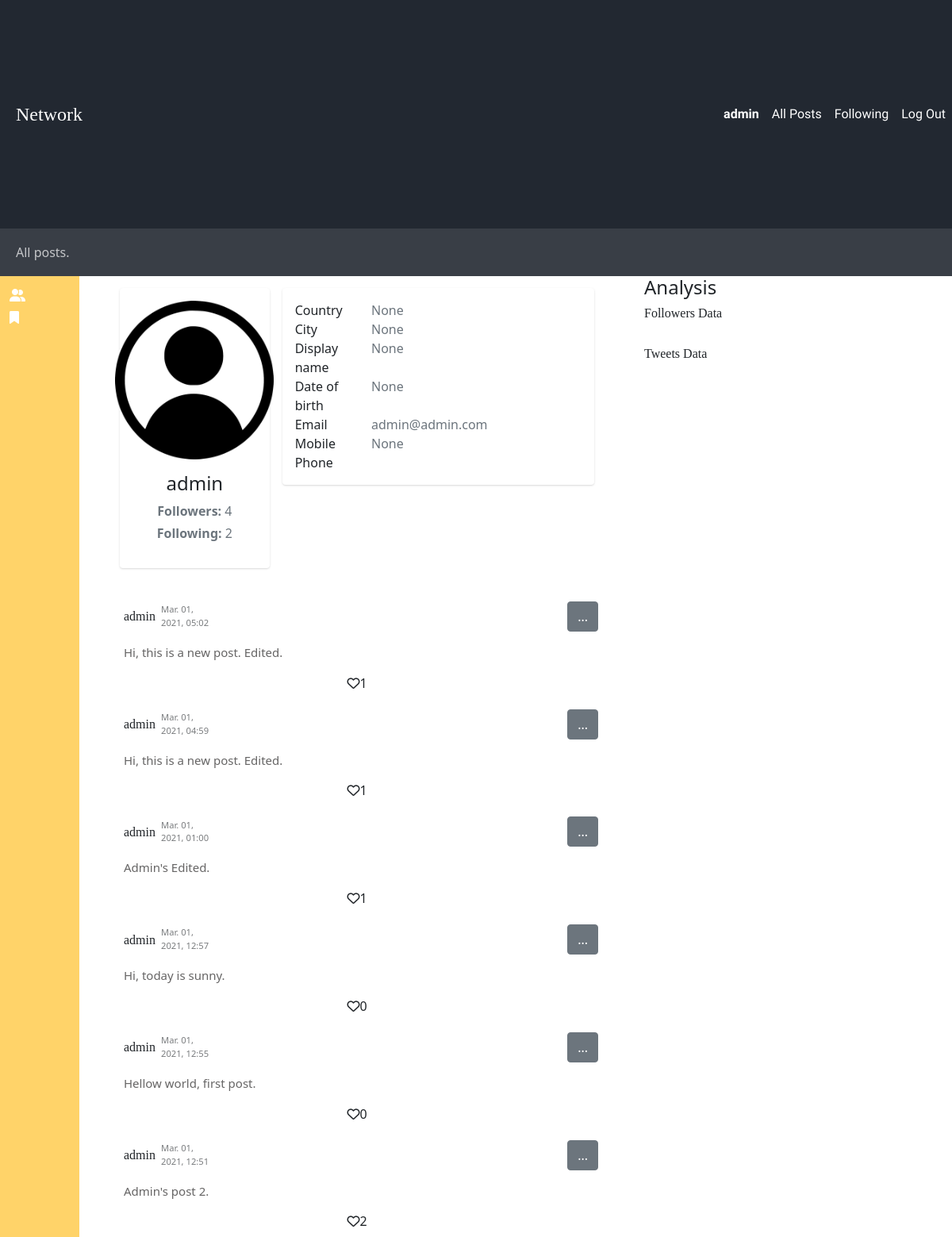
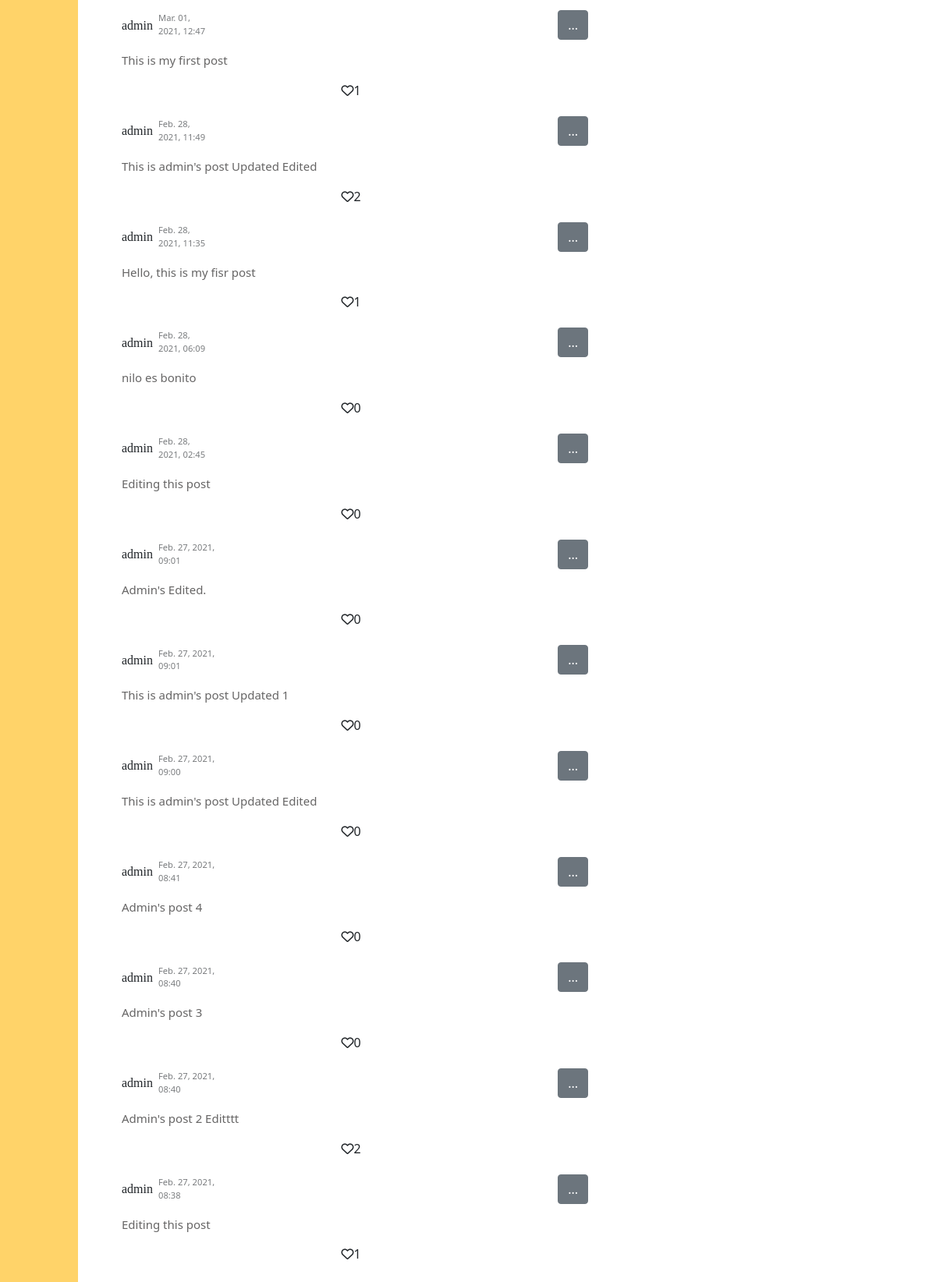
Page /profile_page/admin/ (signed in) on the committed database (2 pictures, top to bottom).
### network/models.py (models this page shows, shortened)
class User(AbstractUser):
    username = models.CharField(max_length=24, unique=True)
    display_name = models.CharField(max_length=30, verbose_name=_("Display name"), help_text=_("Will be shown .."), blank=True, null=True)
    date_of_birth = models.DateField(verbose_name=_("Date of birth"), blank=True, null=True)
    address1 = models.CharField(verbose_name=_("Address 1"), max_length=1024, blank=True, null=True)
    city = models.CharField(verbose_name=_("City"), max_length=1023, blank=True, null=True)
    country = CountryField(blank=True, null=True)
    email = models.EmailField(unique=True)
    phone_regex = RegexValidator(regex=r"^\+(?:[0-9]●?){6,14}[0-9]$", message=_("Enter a valid international mobile phone number starting with +(country code)"))
    mobile_phone = models.CharField(validators=[phone_regex], verbose_name=_("Mobile phone"), max_length=17, blank=True, null=True)
    photo = models.ImageField(verbose_name=_("Photo"), upload_to="images", default=os.path.join(settings.MEDIA_ROOT, "images","profile_default_image.png"))
    class Meta:
        ordering = ['last_name']
    def __str__ (self):
        return f"{self.username}"

class Tweet(models.Model):
    user = models.ForeignKey(User, on_delete=models.CASCADE, related_name="tweets", blank=False)
    username = models.CharField(max_length=24, blank=True, null=True )
    content = models.CharField(max_length=250, blank=True)
    updated = models.DateTimeField(auto_now=True)
    datetime = models.DateTimeField(default=datetime.now, blank=True)  #By passing in the function without parenthesis we telling the model to run this every time a new model is created
    likes = models.IntegerField(default=0)
    class Meta:
        ordering = ["-datetime"]

### network/views.py (the view)
# urls.py: path('profile_page/<str:username>/', views.profile_view, name="profile_page"),
def profile_view(request, username):
    print(username)
    user = User.objects.get(username=username)
    tweets = user.tweets.all()
    tweet_serializer = TweetSerializer(tweets, many=True)
    user_serializer = UserSerializer(user)
    print(request.user.is_authenticated)
    check = any(item in User.objects.get(username=request.user).following.all() for item in user.follower.all())
    if (check is True):
        follow_status = True
    else:
        follow_status = False
    return render(request, "network/user_profile.html", {
        "my_user":user_serializer.data,
        "tweets": tweet_serializer.data,
        "my_user_str": str(request.user),
        "follow": follow_status
    })

### network/models.py (called while the page is built)
    def __str__(self):
        return f"Following: {self.following.username}, Follower: {self.follower.username}"

### network/templates/network/user_profile.html (shortened to what this page needs)
{% extends "network/layout.html" %}
{% load static %}
{% block profile %}
<div class="container-fluid">
    <div class="main-body">
        <div class="row gutters-sm">
            <div class="col-md-4 mb-3">
                <div class="card">
                    <div class="card-body">
                        <div class="d-flex flex-column align-items-center text-center">
                            <img width="200px" src="{{my_user.photo}}" alt="">
                            <div class="mt-3">
                                <h4 id="profile_username">{{my_user.username}}</h4>
                                <p class="text-secondary mb-1"><b>Followers: </b>{{my_user.follower|length}}</p>
                                <p class="text-muted font-size-sm"><b>Following: </b>{{my_user.following|length}}</p>
                            </div>
                        </div>
                    </div>
                </div>
            </div>
            <div class="col-md-8 details">
                <div class="card mb-3">
                    <div class="card-body">
                        <div class="row">
                            <div class="col-sm-3">
                                <div class="mb-0">Country</div>
                            </div>
                            <div class="col-sm-9 text-secondary">{{my_user.country}}</div>
                        </div>
                        <div class="row">
                            <div class="col-sm-3">
                                <div class="mb-0">City</div>
                            </div>
                            <div class="col-sm-9 text-secondary">{{my_user.city}}</div>
                        </div>
                        <div class="row">
                            <div class="col-sm-3">
                                <div class="mb-0">Display name</div>
                            </div>
                            <div class="col-sm-9 text-secondary">{{my_user.display_name}}</div>
                        </div>
                        <div class="row">
                            <div class="col-sm-3">
                                <div class="mb-0">Date of birth</div>
                            </div>
                            <div class="col-sm-9 text-secondary">{{my_user.date_of_birth}}</div>
                        </div>
                        <div class="row">
                            <div class="col-sm-3">
                                <div class="mb-0">Email</div>
                            </div>
                            <div class="col-sm-9 text-secondary">{{my_user.email}}</div>
                        </div>
                        <div class="row">
                            <div class="col-sm-3">
                                <div class="mb-0">Mobile Phone</div>
                            </div>
                            <div class="col-sm-9 text-secondary">{{my_user.mobile_phone}}</div>
                        </div>
                    </div>
                </div>
            </div>
        </div>
    </div>
</div>
<div class="container-fluid">
    {% for tweet in tweets %}
        <div class="display-tweet">
            <span class="far fa-my_user fa-2x tweet-icon"></span>
            <div class="tweet-content">
                <div class="d-flex align-items-center bd-highlight mb-3 subheader-flex" >
                    <h6 style="margin: 0px; padding:0px" >{{tweet.username}}</h6>
                    <p  style="margin: 0px; padding:0px 7px; font-size:0.7rem; opacity:0.6;">{{tweet.datetime}}</p>
                    <button  class="btn btn-secondary btn-edit" type="button">...</button>
                </div>
                <p>{{tweet.content}}</p>
            </div>
            <div class="d-flex icons-section">
                <i class="far fa-heart"></i>
                <div>{{tweet.likes}}</div>
            </div>
        </div>
      {% endfor %}
    </div>
<link rel="stylesheet" href="{% static 'network/profile_style.css' %}">
{% endblock %}

### network/templates/network/layout.html (shortened to what this page needs)
{% load static %}
<!DOCTYPE html>
<html lang="en">
    <head>
        <link href="https://cdn.jsdelivr.net/npm/bootstrap@5.0.0-beta2/dist/css/bootstrap.min.css" rel="stylesheet">
        <link href="{% static 'network/index_styles.css' %}" rel="stylesheet" type="text/css">
    </head>
    <body>
        <div class="body-container">
            <nav class="navbar navbar-expand-lg ">
                <a class="navbar-brand" href="#">Network</a>
                  <div class="collapse navbar-collapse justify-content-end" id="navbarNavDropdown">
                  <ul class="navbar-nav mr-auto">
                    {% if user.is_authenticated %}
                        <li class="nav-item">
                            <a class="nav-link" href="#" id="username"><strong>{{ user.username }}</strong></a>
                        </li>
                    {% endif %}
                    <li class="nav-item">
                      <a class="nav-link" href="{% url 'index' %}">All Posts</a>
                    </li>
                    {% if user.is_authenticated %}
                        <li class="nav-item">
                            <a id="following-btn" class="nav-link" href="{% url 'following' %}">Following</a>
                        </li>
                        <li class="nav-item">
                            <a class="nav-link" href="{% url 'logout' %}">Log Out</a>
                        </li>
                    {% endif %}
                  </ul>
                </div>
              </nav>
            <div class="content">
                <div class="container-fluid subheader-container">
                    <div class="row subheader-row">
                        <div class="col-lg-12">
                            <div class="d-flex align-items-center bd-highlight mb-3 subheader-flex">
                                <a>All posts.</a>
                            </div>
                        </div>
                    </div>
                </div>
                <div class="container-fluid index-container ">
                    <div class="row">
                        <div class="col-lg-1 left-panel">
                                  <div class="top-options-div">
                                    <i class="fas fa-user-friends"></i>
                                </div>
                                <div  class="top-options-div">
                                    <i class="fas fa-bookmark"></i>
                                </div>
                                    <div class="user-settings">
                                    </div>
                        </div>
                        <div class="col-lg-7">
                            <div class="profile-context">
                                {% block profile %}
                                {% endblock %}
                            </div>
                        </div>
                    <div class="col-lg-3">
                        <h4>Analysis</h4>
                        <div class="graphs">
                            <div class="follower-graph">
                                <h6>Followers Data</h6>
                            </div>
                            <div class="tweet-graph">
                                <h6>Tweets Data</h6>
                            </div>
                        </div>
                    </div>
                    </div>
                </div>
            </div>
        </div>
    </body>
</html>

### network/static/network/index_styles.css (style rules this page uses)
* { box-sizing: border-box !important; }
h6 { font-family: "Montserrat-Bold"; }
html, body { height: 100%; }
.subheader-container { padding-left: 20px; background-color: #393E46 ; }
.subheader-flex { height: 100%; }
.subheader-row a { opacity: 0.7; }
.subheader-row { color: #fff; padding-left: 0px; height: 60px; }
a { text-decoration: none; color: #fff; }
.body-container { display: flex; flex-direction: column; position: absolute; top: 0; left: 0; right: 0; bottom: 0; }
.content { flex-grow: 3; }
.index-container { height: 100%; }
.row { min-height: 100%; }
.navbar { background-color: #222831; padding-left: 20px; height: 9%; }
.navbar .nav-item a { font-family: "Ubuntu"; color: rgb(255, 255, 255); }
.navbar .navbar-brand { font-family: "Montserrat-Black"; font-size: 1.5rem; color: rgb(255, 255, 255); }
.left-panel { display: flex; flex-direction: column; background-color: #FFD369; color: #fff; padding: 10px 10px; }
.top-options-div { margin: 2px; }
.top-options-div > i { display:inline-block; color:#fff" }
.user-settings { display: flex; flex-grow: 2; align-items: flex-end; }
.display-tweet { margin-bottom: 10px; background-color: #fff; }
.fa-heart { cursor: pointer; }
.btn-edit { margin-left: 70%; }
.tweet-icon { float: left; padding: 5px }
.tweet-content { display: flex; flex-direction:column; justify-content:flex-start; padding-left: 10px; padding-right: 10px; padding-top: 10px; }
.tweet-content > p { font-family: "Segoe UI"; color: rgb(102, 101, 101); font-size:15px; font-weight: 300; line-height: 1.3125; }
.icons-section { flex-direction: row; justify-content: center; align-items: center; }

### network/static/network/profile_style.css (style rules this page uses)
.main-body { padding: 15px; align-items: center; }
.card { box-shadow: 0 1px 3px 0 rgba(0,0,0,.1), 0 1px 2px 0 rgba(0,0,0,0.06); }
.card { position: relative; display: flex; flex-direction: column; min-width: 0; word-wrap: break-word; background-color: #fff; background-clip: border-box; border: 0 solid rgba(0,0,0,0.125); border-radius: .25rem; }
.card-body { flex: 1 1 auto; min-height: 1px; padding: 1rem; }
.gutters-sm { margin-right: -8px; margin-left: -8px; }
.gutters-sm>.col, .gutters-sm>[class*=col-] { padding-right: 8px; padding-left: 8px; }
.mb-3, .my-3 { margin-bottom: 1rem !important; }

### rows in the picture
User: username "admin", email "admin@admin.com"
Tweet: username "admin", content "Hi, this is a new post. Edited."
Tweet: username "admin", content "Hi, this is a new post. Edited."
Tweet: username "admin", content "Admin's Edited."
Tweet: username "admin", content "Hi, today is sunny."
Tweet: username "admin", content "Hellow world, first post."
Tweet: username "admin", content "Admin's post 2."
Tweet: username "admin", content "This is my first post"
Tweet: username "admin", content "This is admin's post Updated Edited"
Tweet: username "admin", content "Hello, this is my fisr post"
Tweet: username "admin", content "nilo es bonito"
Tweet: username "admin", content "Editing this post"
Tweet: username "admin", content "Admin's Edited."
Tweet: username "admin", content "This is admin's post Updated 1"
Tweet: username "admin", content "This is admin's post Updated Edited"
Tweet: username "admin", content "Admin's post 4"
Tweet: username "admin", content "Admin's post 3"
Tweet: username "admin", content "Admin's post 2 Editttt"
Tweet: username "admin", content "Editing this post"

### other values in the picture
{{ my_user.follower|length }} "4"
{{ my_user.following|length }} "2"
{{ my_user.country }} "None"
{{ my_user.city }} "None"
{{ my_user.display_name }} "None"
{{ my_user.date_of_birth }} "None"
{{ my_user.mobile_phone }} "None"
{{ tweet.datetime }} "Mar. 01, 2021, 05:02" "Mar. 01, 2021, 04:59" "Mar. 01, 2021, 01:00" "Mar. 01, 2021, 12:57" "Mar. 01, 2021, 12:55" "Mar. 01, 2021, 12:51" "Mar. 01, 2021, 12:47" "Feb. 28, 2021, 11:49" "Feb. 28, 2021, 11:35" "Feb. 28, 2021, 06:09" "Feb. 28, 2021, 02:45" "Feb. 27, 2021, 09:01" "Feb. 27, 2021, 09:01" "Feb. 27, 2021, 09:00" "Feb. 27, 2021, 08:41" "Feb. 27, 2021, 08:40" "Feb. 27, 2021, 08:40" "Feb. 27, 2021, 08:38"
{{ tweet.likes }} "1" "1" "1" "0" "0" "2" "1" "2" "1" "0" "0" "0" "0" "0" "0" "0" "2" "1"
